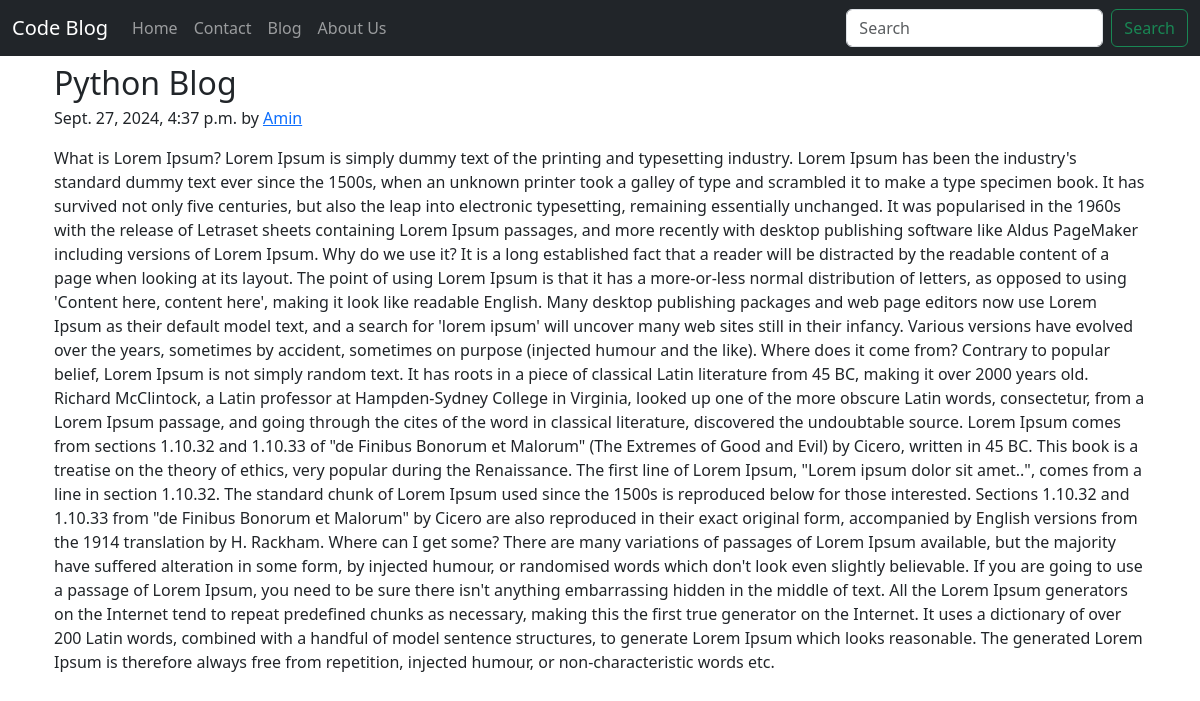
The app's page /blog/Python-blog/ with its own data.
### blog/models.py (models this page shows, shortened)
class Post(models.Model):
    sno = models.AutoField(primary_key=True)
    title = models.CharField(max_length=50)
    content = models.TextField()
    author = models.CharField(max_length=15)
    slug = models.CharField(max_length=50)
    timeStamp = models.DateTimeField(blank=True)

### blog/views.py (the view)
# urls.py: path('<str:slug>/', views.blogpost, name='blogpost'),
def blogpost(request, slug):
    post = Post.objects.filter(slug=slug).first()
    context = {'post': post}
    return render(request, 'blog/blogpost.html', context)

### templates/blog/blogpost.html (shortened to what this page needs)
{% extends 'home/base.html' %}
{% block body %}
    <div class="container">
   <article class="container">
    <h2 class="blog-post-title mb-1">{{post.title}}</h2>
    <p class="blog-post-meta">{{post.timeStamp}} by <a href="/about">{{post.author}}</a></p>
    <p>{{post.content}}</p>
   </div>
{% endblock %}

### records on screen
Post: title "Python Blog", timeStamp "Sept. 27, 2024, 4:37 p.m.", author "Amin", content "What is Lorem Ipsum? Lorem Ipsum is simply dummy text of the printing and typesetting industry. Lorem Ipsum has been the industry's standard dummy text ever since the 1500s, when an unknown printer took a galley of type and scrambled it to make a type specimen book. It has survived not only five centuries, but also the leap into electronic typesetting, remaining essentially unchanged. It was popularised in the 1960s with the release of Letraset sheets containing Lorem Ipsum passages, and more recently with desktop publishing software like Aldus PageMaker including versions of Lorem Ipsum. Why do we use it? It is a long established fact that a reader will be distracted by the readable…"
